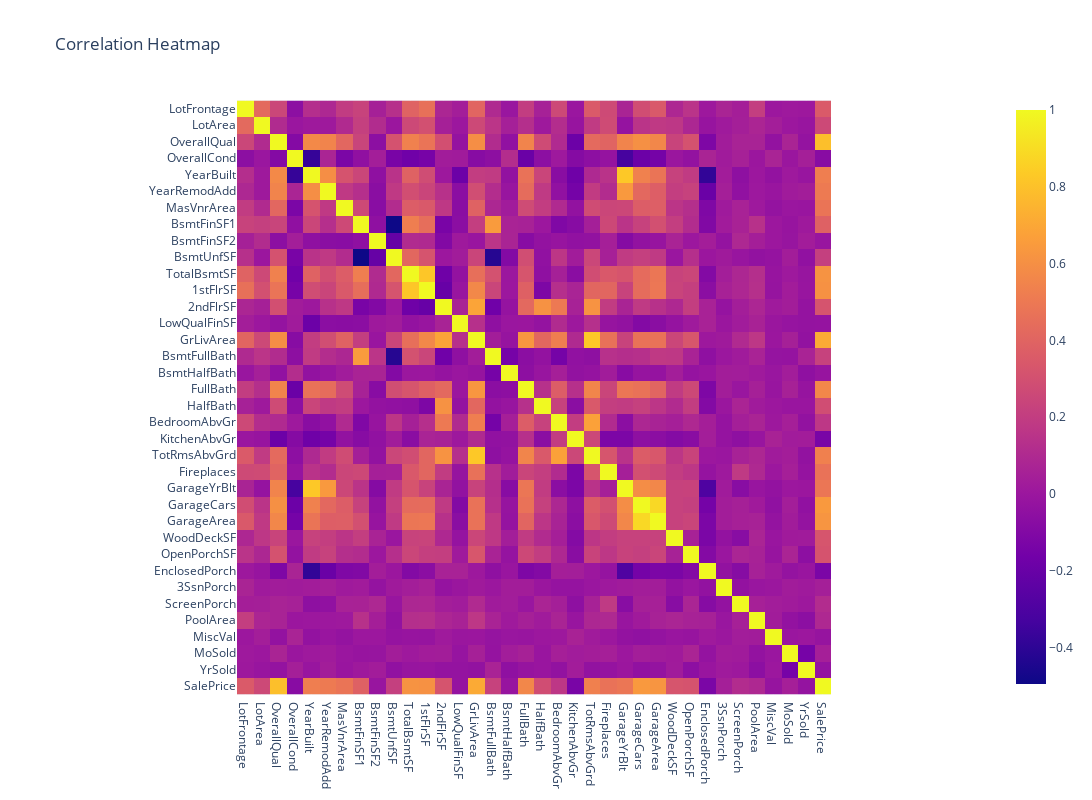

Source (notebook cell):
### Markdown cell above
### Data visualization
'OverallQual', 'GrLivingArea' are the top 2 numerical features with more than +0.7 corretion score

### Code cell
num_feat_corr=corr_map(df,num_feat,'SalePrice')

### Figure 1 — Plotly figure (JSON) as saved in the notebook; plotly's stock layout.template omitted (floating-point values rounded to 4 significant figures; data arrays with more than 128 entries replaced by an {"elided": "..."} marker saying what was removed)
{"data": [{"coloraxis": "coloraxis", "hovertemplate": "x: %{x}<br>y: %{y}<br>color: %{z}<extra></extra>", "name": "0", "type": "heatmap", "x": ["LotFrontage", "LotArea", "OverallQual", "OverallCond", "YearBuilt", "YearRemodAdd", "MasVnrArea", "BsmtFinSF1", "BsmtFinSF2", "BsmtUnfSF", "TotalBsmtSF", "1stFlrSF", "2ndFlrSF", "LowQualFinSF", "GrLivArea", "BsmtFullBath", "BsmtHalfBath", "FullBath", "HalfBath", "BedroomAbvGr", "KitchenAbvGr", "TotRmsAbvGrd", "Fireplaces", "GarageYrBlt", "GarageCars", "GarageArea", "WoodDeckSF", "OpenPorchSF", "EnclosedPorch", "3SsnPorch", "ScreenPorch", "PoolArea", "MiscVal", "MoSold", "YrSold", "SalePrice"], "xaxis": "x", "y": ["LotFrontage", "LotArea", "OverallQual", "OverallCond", "YearBuilt", "YearRemodAdd", "MasVnrArea", "BsmtFinSF1", "BsmtFinSF2", "BsmtUnfSF", "TotalBsmtSF", "1stFlrSF", "2ndFlrSF", "LowQualFinSF", "GrLivArea", "BsmtFullBath", "BsmtHalfBath", "FullBath", "HalfBath", "BedroomAbvGr", "KitchenAbvGr", "TotRmsAbvGrd", "Fireplaces", "GarageYrBlt", "GarageCars", "GarageArea", "WoodDeckSF", "OpenPorchSF", "EnclosedPorch", "3SsnPorch", "ScreenPorch", "PoolArea", "MiscVal", "MoSold", "YrSold", "SalePrice"], "yaxis": "y", "z": {"elided": "36x36 float values"}}], "layout": {"coloraxis": {"colorscale": [[0, "#0d0887"], [0.1111, "#46039f"], [0.2222, "#7201a8"], [0.3333, "#9c179e"], [0.4444, "#bd3786"], [0.5556, "#d8576b"], [0.6667, "#ed7953"], [0.7778, "#fb9f3a"], [0.8889, "#fdca26"], [1, "#f0f921"]]}, "height": 800, "title": {"text": "Correlation Heatmap"}, "width": 1200, "xaxis": {"anchor": "y", "constrain": "domain", "domain": [0, 1], "scaleanchor": "y"}, "yaxis": {"anchor": "x", "autorange": "reversed", "constrain": "domain", "domain": [0, 1]}}}
